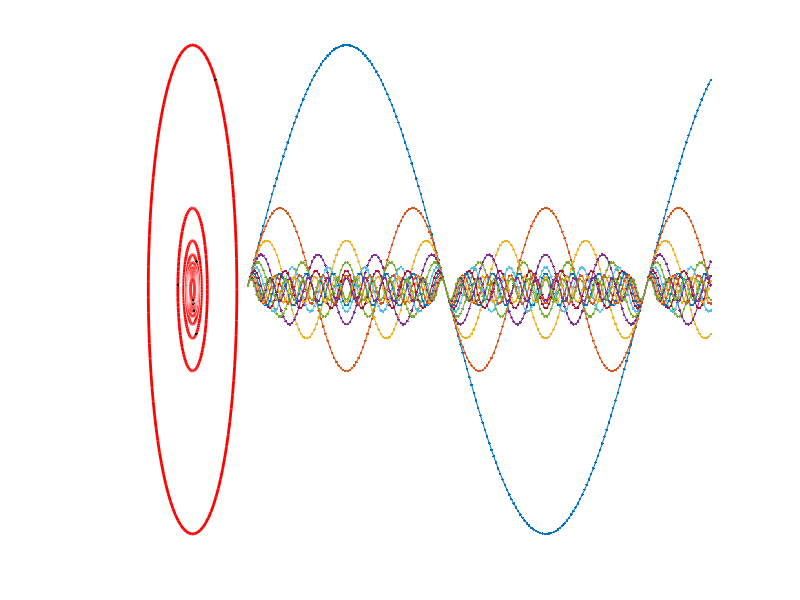

Source code (MATLAB): (Note: this script raises an error after producing the figure.)
clc;
clear;
close all;

% with decreasing radius
center = [0 0];
radius1 = 10;
radius = radius1;
delta_x = radius*1.2;
number_circle = 12;
count = 1;

figure('units','normalized','outerposition',[0.1300 0.0700 0.6250 0.90])
% figure
% xlim([-10 220]);
axis off;
axis  xy
% axis equal


for k = 1:number_circle


    viscircles(center(k,:),radius(k));
    hold on
    A.(strcat('circ',num2str(k))).h = plot(center(k,1),center(k,2),'.k'); % Tracker on circle
        A.(strcat('circ',num2str(k))).h2 = plot(center(k,1),center(k,1)); % Sine wave
    A.(strcat('circ',num2str(k))).h3 = plot([center(k,1) center(k,1)],[center(k,2) center(k,2)],'--m'); % line connecting the circle tracker and sine wave


    radius(k+1) = radius1*(1/(2*(k)+1));
    center(k+1,:) = center(k,:) ;%+ [0 radius(k)+1*radius(k+1)+k/4];
end


rev_angles = [1:2:420];
for j = 1:length(rev_angles)
    theta = rev_angles(j); % degree

    for k = 1:number_circle
        y(k,j) = radius(k)*sind(theta*(2*(k-1)+1));
        x(k,j) = radius(k)*cosd(theta*(2*(k-1)+1));
        % updating the sine wave
        set(A.(strcat('circ',num2str(k))).h2,'XData',(1:j)/2+delta_x,'YData',y(k,1:j)+center(k,2));
        %         plot((1:j)/2+delta_x,y(k,1:j)+center(k,2));
        hold on
        % Updating the line connecting
        if j ~= length(rev_angles)
        set(A.(strcat('circ',num2str(k))).h3,'XData',[x(k,j) j/2+delta_x],'YData',[y(k,j)+center(k,2) y(k,j)+center(k,2)]);
        %     plot([x(j) j+radius],[y(j) y(j)],'-m')
        else
            set(A.(strcat('circ',num2str(k))).h3,'XData',[center(k,1) center(k,1)],'YData',[center(k,2) center(k,2)]);
        end
        % Updating the tracker location
        set(A.(strcat('circ',num2str(k))).h,'XData',x(k,j)+center(k,1),'YData',y(k,j)+center(k,2));


        % Reading frame
        frame = getframe(gcf);
        im(count)=frame;
        im2{count} = frame2im(frame);
        count = count+1;

        pause(0.01);
        drawnow;
    end
end

save_animate  =1;

%% ------------ Save animation file ----------------------------
if save_animate == 1
    filename = AutoRename(cd,'Combined_Art.gif');
    for i = 1:7:length(im)
        [A1,map] = rgb2ind(im2{i},256);
        if i == 1
            imwrite(A1,map,filename,'gif','LoopCount',Inf,'DelayTime',0.005);
        elseif i == count-7
            imwrite(A1,map,filename,'gif','WriteMode','append','DelayTime',5);
        else
            imwrite(A1,map,filename,'gif','WriteMode','append','DelayTime',0.005);
        end
    end
end
if save_gif == 1
    % ------- Saving Video File ------------------------------------------
    filename = AutoRename(cd,'Sprial_c.mp4');
    v = VideoWriter(filename,'MPEG-4');
    v.Quality=100;
    v.FrameRate=120;% No. of frames per second
    %     v.FileFormat = 'mp4';
    open(v);
    writeVideo(v,im);
    close(v);
end